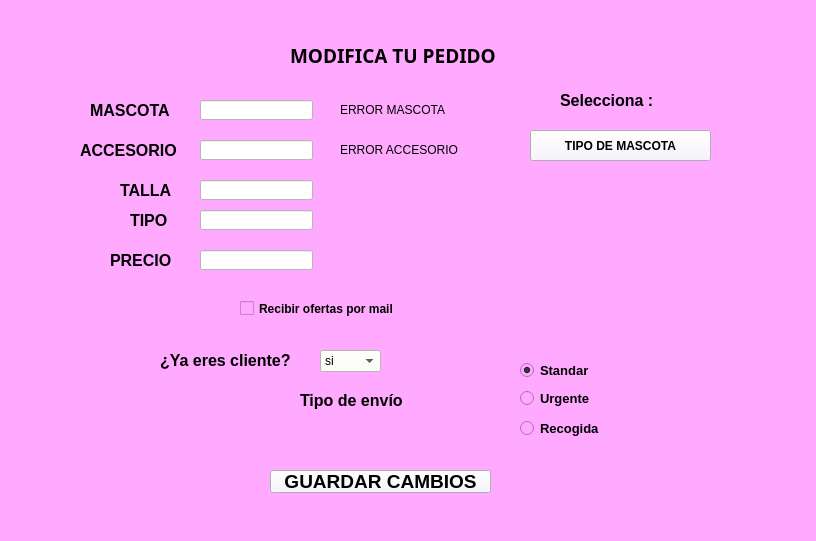
<?xml version="1.0" encoding="UTF-8"?>
<ui version="4.0">
 <class>MainWindow</class>
 <widget class="QMainWindow" name="MainWindow">
  <property name="geometry">
   <rect>
    <x>0</x>
    <y>0</y>
    <width>816</width>
    <height>541</height>
   </rect>
  </property>
  <property name="font">
   <font>
    <pointsize>12</pointsize>
    <weight>75</weight>
    <bold>true</bold>
   </font>
  </property>
  <property name="windowTitle">
   <string>MainWindow</string>
  </property>
  <property name="styleSheet">
   <string notr="true">background-color: rgb(255, 255, 174);
background-color: rgb(255, 170, 255);</string>
  </property>
  <widget class="QWidget" name="centalwidget">
   <widget class="QLabel" name="label_accesorios">
    <property name="geometry">
     <rect>
      <x>290</x>
      <y>40</y>
      <width>361</width>
      <height>31</height>
     </rect>
    </property>
    <property name="font">
     <font>
      <family>Aharoni</family>
      <pointsize>14</pointsize>
      <weight>75</weight>
      <bold>true</bold>
     </font>
    </property>
    <property name="text">
     <string>MODIFICA TU PEDIDO</string>
    </property>
   </widget>
   <widget class="QLabel" name="label_2">
    <property name="geometry">
     <rect>
      <x>90</x>
      <y>100</y>
      <width>91</width>
      <height>20</height>
     </rect>
    </property>
    <property name="font">
     <font>
      <pointsize>12</pointsize>
      <weight>75</weight>
      <bold>true</bold>
     </font>
    </property>
    <property name="text">
     <string>MASCOTA</string>
    </property>
   </widget>
   <widget class="QLabel" name="label">
    <property name="geometry">
     <rect>
      <x>80</x>
      <y>140</y>
      <width>111</width>
      <height>20</height>
     </rect>
    </property>
    <property name="font">
     <font>
      <pointsize>12</pointsize>
      <weight>75</weight>
      <bold>true</bold>
     </font>
    </property>
    <property name="text">
     <string>ACCESORIO</string>
    </property>
   </widget>
   <widget class="QLineEdit" name="entrada_mascota_accesorio">
    <property name="geometry">
     <rect>
      <x>200</x>
      <y>100</y>
      <width>113</width>
      <height>20</height>
     </rect>
    </property>
    <property name="styleSheet">
     <string notr="true">background-color: rgb(255, 255, 255);</string>
    </property>
   </widget>
   <widget class="QLineEdit" name="entrada_accesorios">
    <property name="geometry">
     <rect>
      <x>200</x>
      <y>140</y>
      <width>113</width>
      <height>20</height>
     </rect>
    </property>
    <property name="styleSheet">
     <string notr="true">background-color: rgb(255, 255, 255);</string>
    </property>
   </widget>
   <widget class="QLabel" name="label_4">
    <property name="geometry">
     <rect>
      <x>120</x>
      <y>180</y>
      <width>101</width>
      <height>20</height>
     </rect>
    </property>
    <property name="font">
     <font>
      <pointsize>12</pointsize>
      <weight>75</weight>
      <bold>true</bold>
     </font>
    </property>
    <property name="text">
     <string>TALLA</string>
    </property>
   </widget>
   <widget class="QLineEdit" name="entrada_talla_accesorio">
    <property name="geometry">
     <rect>
      <x>200</x>
      <y>180</y>
      <width>113</width>
      <height>20</height>
     </rect>
    </property>
    <property name="styleSheet">
     <string notr="true">background-color: rgb(255, 255, 255);</string>
    </property>
   </widget>
   <widget class="QLabel" name="label_5">
    <property name="geometry">
     <rect>
      <x>130</x>
      <y>210</y>
      <width>51</width>
      <height>20</height>
     </rect>
    </property>
    <property name="font">
     <font>
      <pointsize>12</pointsize>
      <weight>75</weight>
      <bold>true</bold>
     </font>
    </property>
    <property name="text">
     <string>TIPO</string>
    </property>
   </widget>
   <widget class="QLineEdit" name="entrada_tipo_accesorio">
    <property name="geometry">
     <rect>
      <x>200</x>
      <y>210</y>
      <width>113</width>
      <height>20</height>
     </rect>
    </property>
    <property name="styleSheet">
     <string notr="true">background-color: rgb(255, 255, 255);</string>
    </property>
   </widget>
   <widget class="QLabel" name="label_6">
    <property name="geometry">
     <rect>
      <x>110</x>
      <y>250</y>
      <width>201</width>
      <height>20</height>
     </rect>
    </property>
    <property name="font">
     <font>
      <pointsize>12</pointsize>
      <weight>75</weight>
      <bold>true</bold>
     </font>
    </property>
    <property name="text">
     <string>PRECIO</string>
    </property>
   </widget>
   <widget class="QLineEdit" name="entrada_precio_accesorio">
    <property name="geometry">
     <rect>
      <x>200</x>
      <y>250</y>
      <width>113</width>
      <height>20</height>
     </rect>
    </property>
    <property name="styleSheet">
     <string notr="true">background-color: rgb(255, 255, 255);</string>
    </property>
   </widget>
   <widget class="QPushButton" name="boton_guardar_cambios_accesorio">
    <property name="geometry">
     <rect>
      <x>270</x>
      <y>470</y>
      <width>221</width>
      <height>23</height>
     </rect>
    </property>
    <property name="font">
     <font>
      <pointsize>14</pointsize>
      <weight>75</weight>
      <bold>true</bold>
     </font>
    </property>
    <property name="styleSheet">
     <string notr="true">background-color: rgb(255, 216, 171);
background-color: rgb(245,242,255);</string>
    </property>
    <property name="text">
     <string>GUARDAR CAMBIOS</string>
    </property>
   </widget>
   <widget class="QCheckBox" name="checkbox_ofertas">
    <property name="geometry">
     <rect>
      <x>240</x>
      <y>300</y>
      <width>271</width>
      <height>17</height>
     </rect>
    </property>
    <property name="font">
     <font>
      <pointsize>9</pointsize>
      <weight>75</weight>
      <bold>true</bold>
     </font>
    </property>
    <property name="text">
     <string>Recibir ofertas por mail</string>
    </property>
   </widget>
   <widget class="QComboBox" name="combo_cliente">
    <property name="geometry">
     <rect>
      <x>320</x>
      <y>350</y>
      <width>61</width>
      <height>22</height>
     </rect>
    </property>
    <property name="styleSheet">
     <string notr="true">background-color: rgb(255, 255, 247);</string>
    </property>
    <property name="editable">
     <bool>false</bool>
    </property>
    <item>
     <property name="text">
      <string>si</string>
     </property>
    </item>
    <item>
     <property name="text">
      <string>no</string>
     </property>
    </item>
   </widget>
   <widget class="QLabel" name="label_7">
    <property name="geometry">
     <rect>
      <x>160</x>
      <y>350</y>
      <width>151</width>
      <height>20</height>
     </rect>
    </property>
    <property name="font">
     <font>
      <pointsize>12</pointsize>
      <weight>75</weight>
      <bold>true</bold>
     </font>
    </property>
    <property name="text">
     <string>¿Ya eres cliente?</string>
    </property>
   </widget>
   <widget class="QRadioButton" name="radio_standar">
    <property name="geometry">
     <rect>
      <x>520</x>
      <y>360</y>
      <width>82</width>
      <height>21</height>
     </rect>
    </property>
    <property name="font">
     <font>
      <pointsize>10</pointsize>
      <weight>75</weight>
      <bold>true</bold>
     </font>
    </property>
    <property name="text">
     <string>Standar</string>
    </property>
    <property name="checked">
     <bool>true</bool>
    </property>
   </widget>
   <widget class="QLabel" name="label_8">
    <property name="geometry">
     <rect>
      <x>300</x>
      <y>390</y>
      <width>201</width>
      <height>20</height>
     </rect>
    </property>
    <property name="font">
     <font>
      <pointsize>12</pointsize>
      <weight>75</weight>
      <bold>true</bold>
     </font>
    </property>
    <property name="text">
     <string>Tipo de envío </string>
    </property>
   </widget>
   <widget class="QRadioButton" name="radio_urgente">
    <property name="geometry">
     <rect>
      <x>520</x>
      <y>390</y>
      <width>82</width>
      <height>17</height>
     </rect>
    </property>
    <property name="font">
     <font>
      <pointsize>10</pointsize>
      <weight>75</weight>
      <bold>true</bold>
     </font>
    </property>
    <property name="text">
     <string>Urgente</string>
    </property>
   </widget>
   <widget class="QRadioButton" name="radio_recogida">
    <property name="geometry">
     <rect>
      <x>520</x>
      <y>420</y>
      <width>82</width>
      <height>17</height>
     </rect>
    </property>
    <property name="font">
     <font>
      <pointsize>10</pointsize>
      <weight>75</weight>
      <bold>true</bold>
     </font>
    </property>
    <property name="text">
     <string>Recogida</string>
    </property>
   </widget>
   <widget class="QLabel" name="label_9">
    <property name="geometry">
     <rect>
      <x>560</x>
      <y>90</y>
      <width>201</width>
      <height>20</height>
     </rect>
    </property>
    <property name="font">
     <font>
      <pointsize>12</pointsize>
      <weight>75</weight>
      <bold>true</bold>
     </font>
    </property>
    <property name="text">
     <string>Selecciona :</string>
    </property>
   </widget>
   <widget class="QPushButton" name="boton_seleccionar_archivo">
    <property name="geometry">
     <rect>
      <x>530</x>
      <y>130</y>
      <width>181</width>
      <height>31</height>
     </rect>
    </property>
    <property name="font">
     <font>
      <pointsize>9</pointsize>
      <weight>75</weight>
      <bold>true</bold>
     </font>
    </property>
    <property name="styleSheet">
     <string notr="true">background-color: rgb(245, 242, 255);</string>
    </property>
    <property name="text">
     <string>TIPO DE MASCOTA</string>
    </property>
   </widget>
   <widget class="QLabel" name="label_imagen">
    <property name="geometry">
     <rect>
      <x>490</x>
      <y>200</y>
      <width>241</width>
      <height>161</height>
     </rect>
    </property>
    <property name="text">
     <string/>
    </property>
   </widget>
   <widget class="QLabel" name="label_error_mascota">
    <property name="geometry">
     <rect>
      <x>340</x>
      <y>100</y>
      <width>131</width>
      <height>20</height>
     </rect>
    </property>
    <property name="text">
     <string>ERROR MASCOTA</string>
    </property>
   </widget>
   <widget class="QLabel" name="label_error_accesorio">
    <property name="geometry">
     <rect>
      <x>340</x>
      <y>140</y>
      <width>141</width>
      <height>20</height>
     </rect>
    </property>
    <property name="text">
     <string>ERROR ACCESORIO</string>
    </property>
   </widget>
  </widget>
  <widget class="QStatusBar" name="statusbar"/>
 </widget>
 <resources/>
 <connections/>
</ui>
